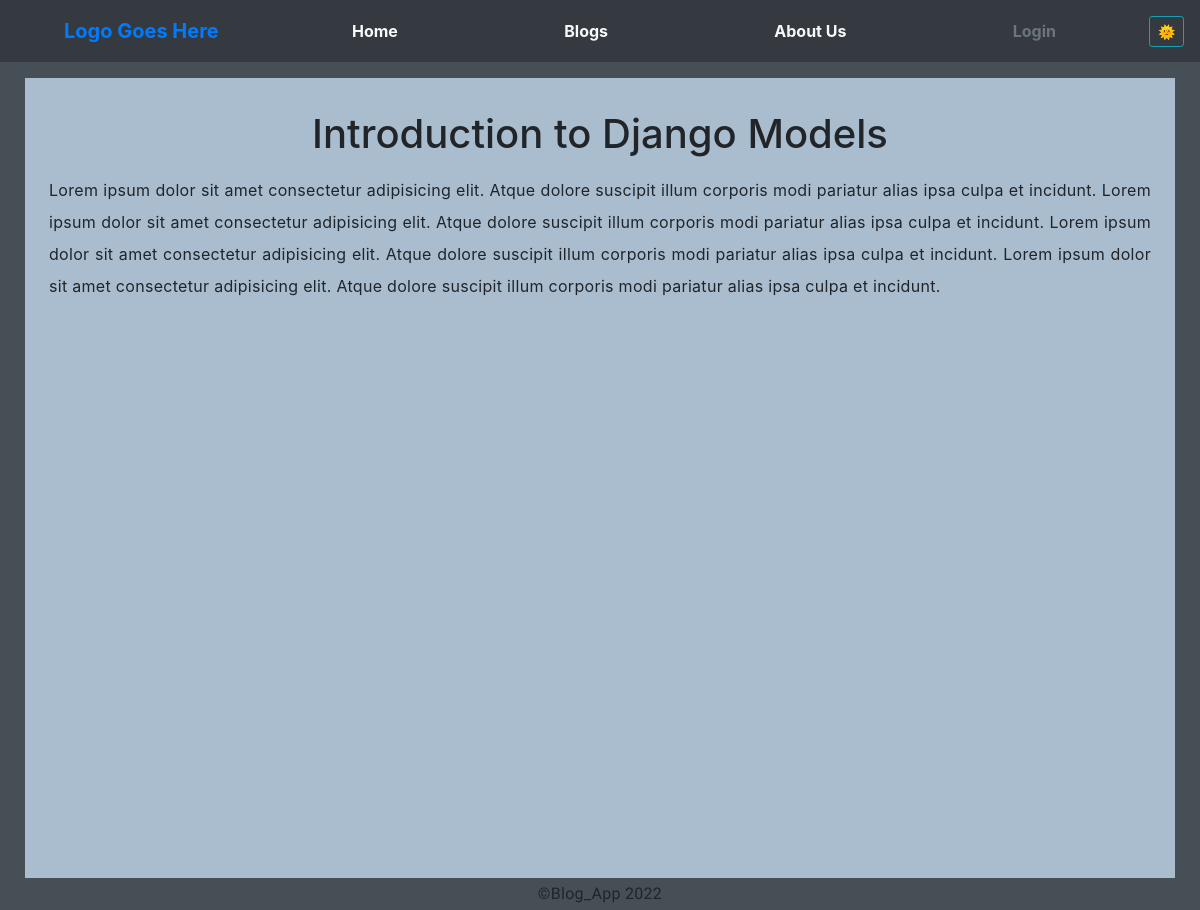
The app's page /post/1/ with its own data.
### blogApplication/models.py (models this page shows)
class BlogPost(models.Model):
    title = models.CharField(max_length=40)
    description = models.CharField(max_length=200)
    content = models.TextField()
    image = models.ImageField(blank = True)
    date_posted = models.DateTimeField(default=timezone.now)

### blogApplication/views.py (the view)
# urls.py: path('post/<int:pk>/', PostDetailView.as_view(), name = 'post_detail'),
class PostDetailView(DetailView):
    model = BlogPost
    context_object_name = 'post'

### blogApplication/templates/blogApplication/blogpost_detail.html
{% extends "base.html" %}
{% load static %}
{% block content %}
<div class="row">
    <div class="col bg-whitesmoke p-3 mt-3">
        <h1 class="text-center mt-3">{{ post.title }}</h1>
        <p class="text-justify p-2">{{ post.content }}</p>
    </div>
</div>
{% endblock content %}

### static/css/style.css (style rules this page uses)
body { background-color:#464e56; color: #212529; }
p { margin-bottom: 0; }
.bg-whitesmoke { background: #aabdcf; }
.col { height: 100vh; }
p { letter-spacing: 0.3px; line-height: 2em; }

### records on screen
BlogPost: title "Introduction to Django Models", content "Lorem ipsum dolor sit amet consectetur adipisicing elit. Atque dolore suscipit illum corporis modi pariatur alias ipsa culpa et incidunt. Lorem ipsum dolor sit amet consectetur adipisicing elit. Atque dolore suscipit illum corporis modi pariatur alias ipsa culpa et incidunt. Lorem ipsum dolor sit amet consectetur adipisicing elit. Atque dolore suscipit illum corporis modi pariatur alias ipsa culpa et incidunt. Lorem ipsum dolor sit amet consectetur adipisicing elit. Atque dolore suscipit illum corporis modi pariatur alias ipsa culpa et incidunt."
